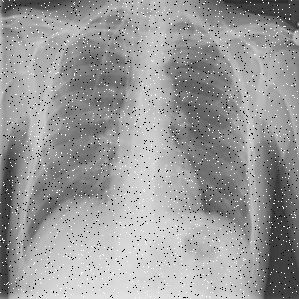
#> input picture noisy_images/1.png, 299 x 299 px
$ jupyter execute denoising_images.ipynb   (shell and % lines are left out)
#> lines starting #> are read from the running program, lines starting #| are printed output that depends on the picture
[cell 1]
import matplotlib.pyplot as plt
import cv2
import os

noisy_folder = "noisy_images"
denoised_folder = "denoised_output"
os.makedirs(denoised_folder, exist_ok=True)

image_name = "1.png"  # Change this to test other noisy images
noisy_path = os.path.join(noisy_folder, image_name)
denoised_path = os.path.join(denoised_folder, image_name)

if os.path.exists(noisy_path):
    noisy_image = cv2.imread(noisy_path, cv2.IMREAD_GRAYSCALE)
#> noisy_image is the input picture: shape (299, 299); min 0, max 255, mean 154.3

    # Apply median filter for denoising salt-and-pepper noise
    denoised_image = cv2.medianBlur(noisy_image, ksize=3)
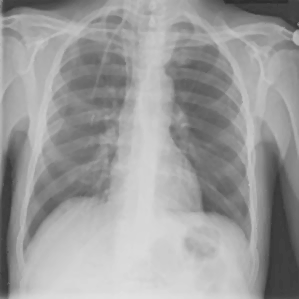
#> denoised_image: shape (299, 299); min 46, max 225, mean 155.7

    cv2.imwrite(denoised_path, denoised_image)

    # Show just noisy and denoised images
    plt.figure(figsize=(10, 5))
    titles = ['Noisy (Salt & Pepper)', 'Denoised (Median Filter)']
    images = [noisy_image, denoised_image]

    for i in range(2):
        plt.subplot(1, 2, i+1)
        plt.imshow(images[i], cmap='gray')
        plt.title(titles[i])
        plt.axis('off')

    plt.tight_layout()
    plt.show()
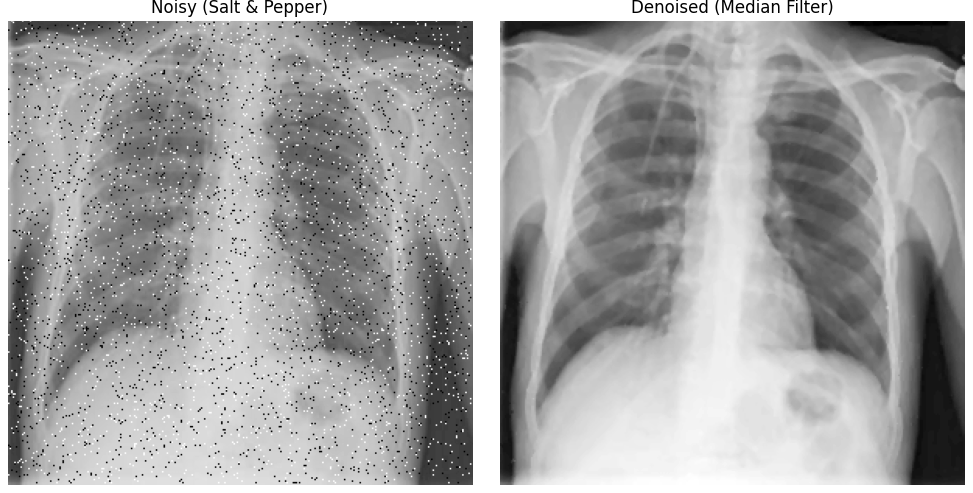
#> figure drawn by matplotlib, 2 panels

else:
    print(f"❌ Image {image_name} not found in {noisy_folder}/")

$ run again, with noisy_images/10.png copied over noisy_images/1.png
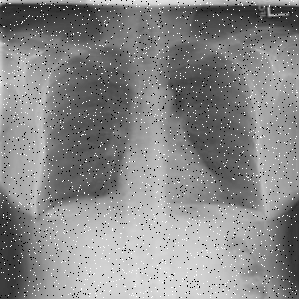
#> input picture noisy_images/10.png, 299 x 299 px
#> noisy_image is the input picture: shape (299, 299); min 0, max 255, mean 136.4
#> `denoised_image = cv2.medianBlur(noisy_image, ksize=3)`:
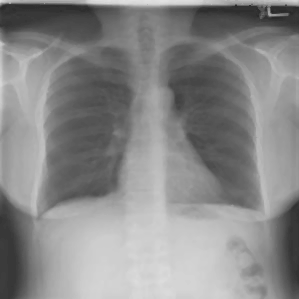
#> denoised_image: shape (299, 299); min 39, max 226, mean 137
#> `plt.show()`:
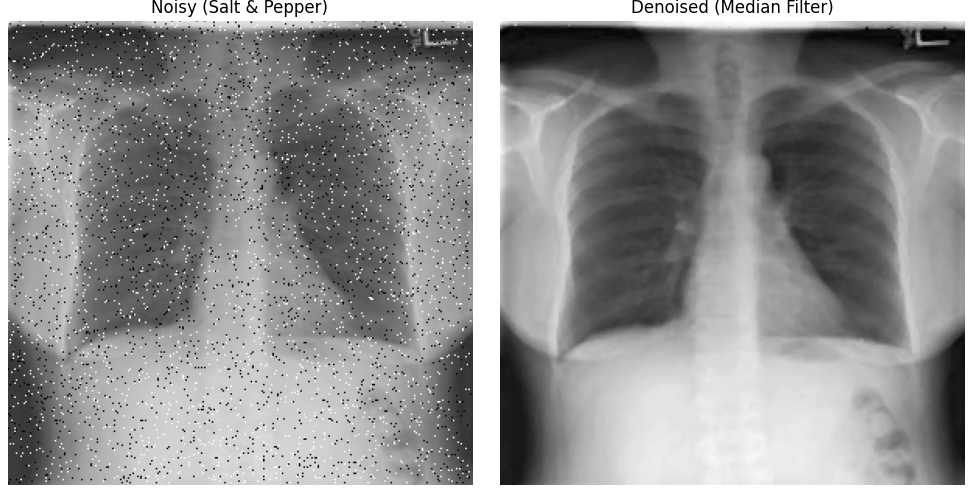
#> figure drawn by matplotlib, 2 panels

$ run again, with noisy_images/11.png copied over noisy_images/1.png
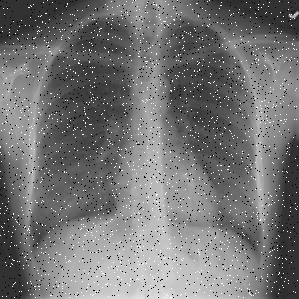
#> input picture noisy_images/11.png, 299 x 299 px
#> noisy_image is the input picture: shape (299, 299); min 0, max 255, mean 116.3
#> `denoised_image = cv2.medianBlur(noisy_image, ksize=3)`:
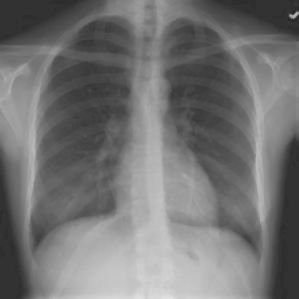
#> denoised_image: shape (299, 299); min 39, max 226, mean 115.8
#> `plt.show()`:
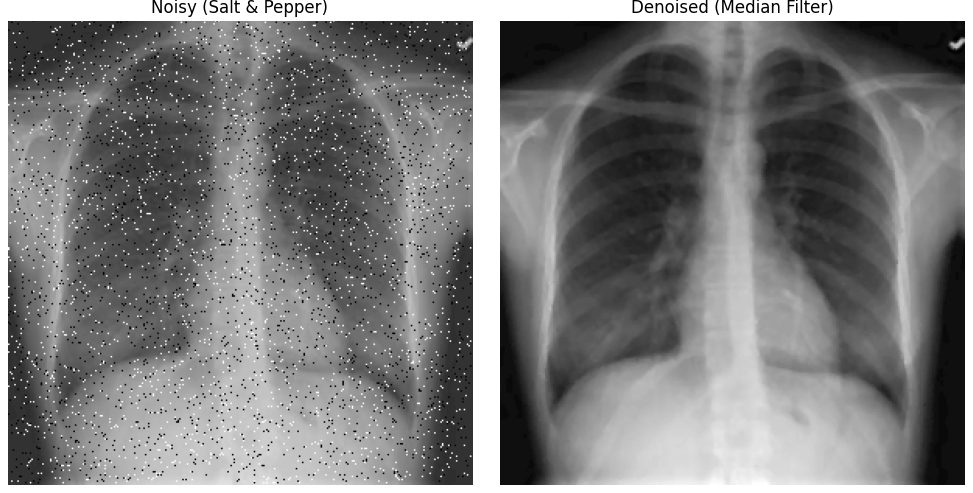
#> figure drawn by matplotlib, 2 panels

$ run again, with noisy_images/12.png copied over noisy_images/1.png
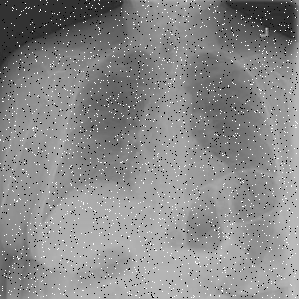
#> input picture noisy_images/12.png, 299 x 299 px
#> noisy_image is the input picture: shape (299, 299); min 0, max 255, mean 137.6
#> `denoised_image = cv2.medianBlur(noisy_image, ksize=3)`:
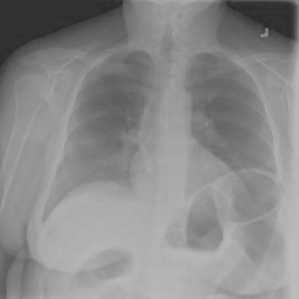
#> denoised_image: shape (299, 299); min 43, max 190, mean 138.2
#> `plt.show()`:
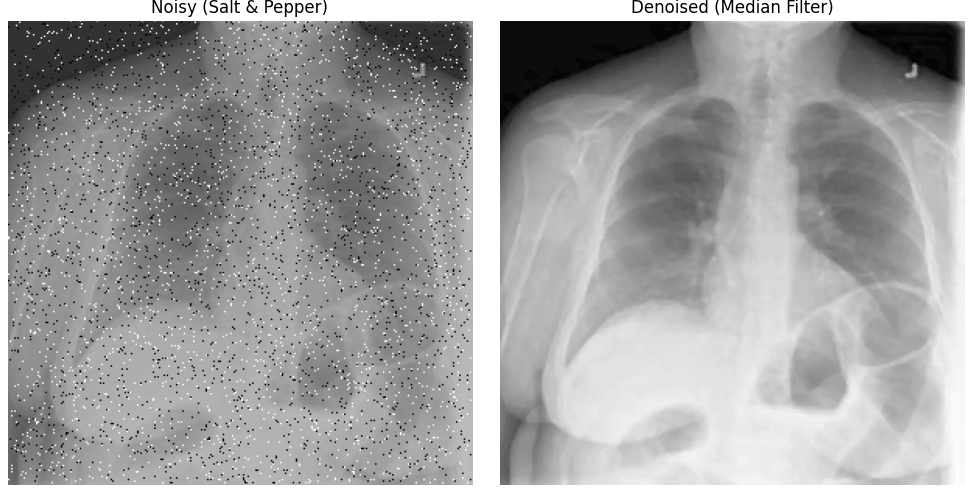
#> figure drawn by matplotlib, 2 panels
